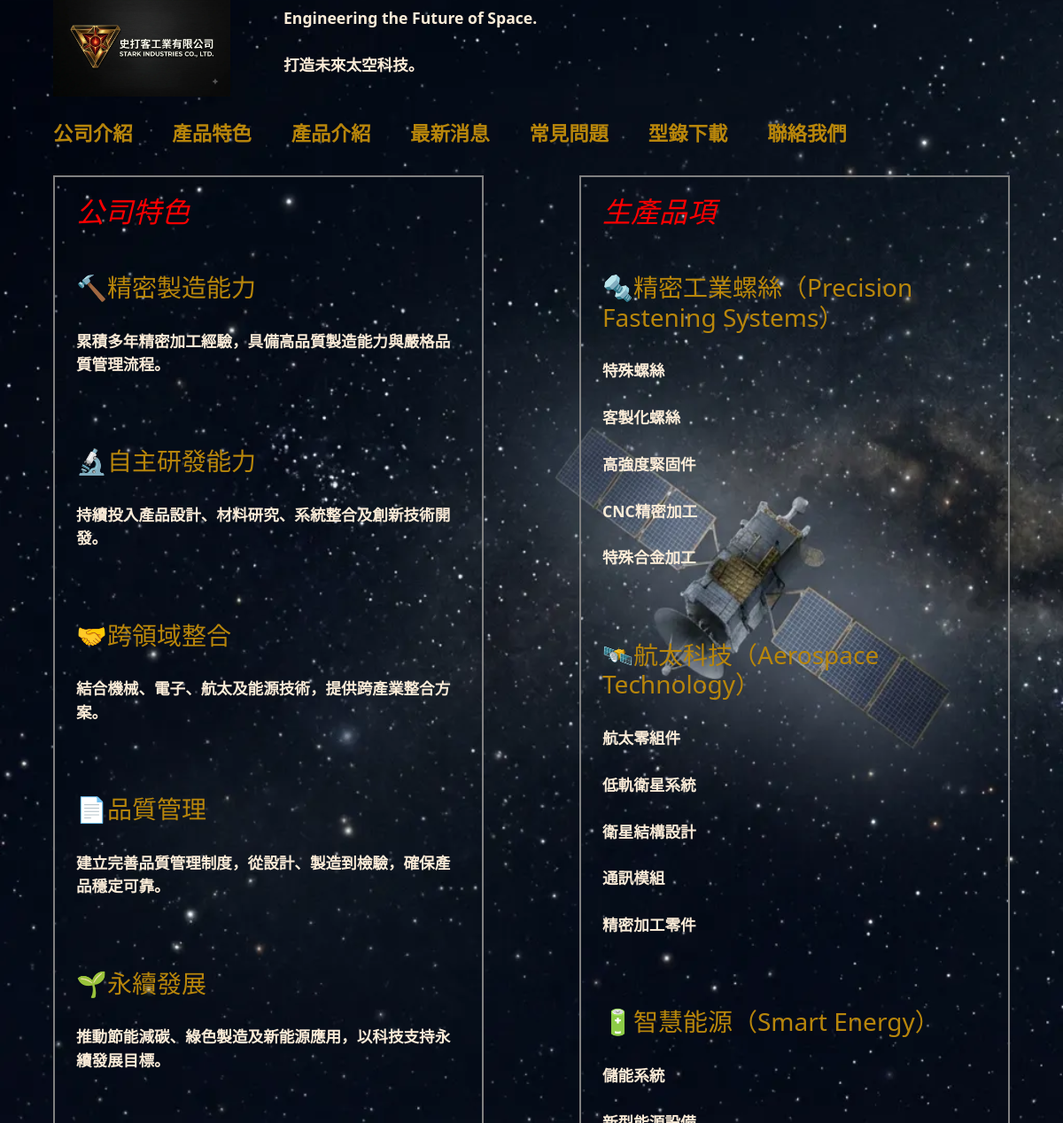
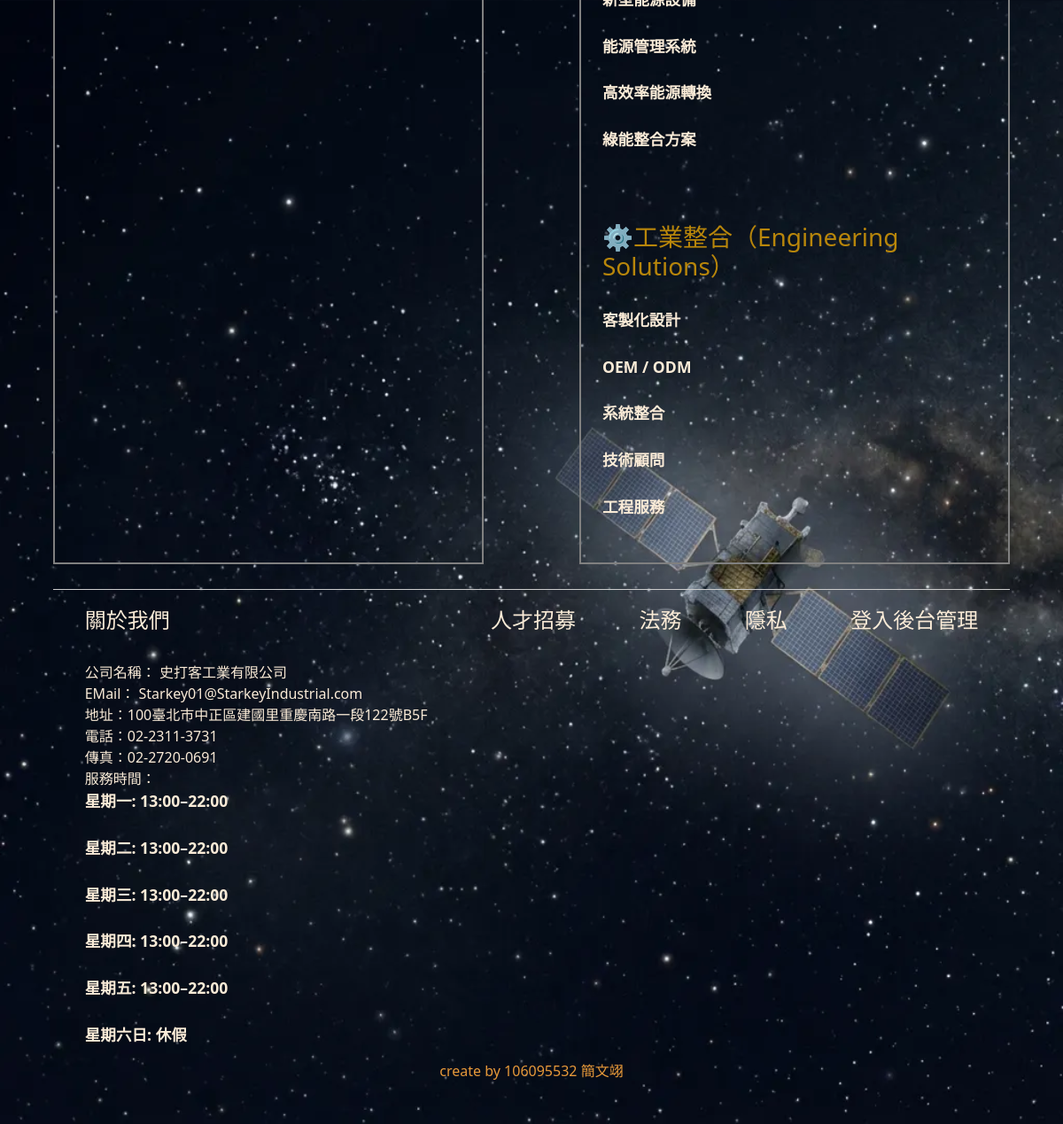
The app's page /features/ with its own data (2 pictures, top to bottom).
### internal/models.py (models this page shows, shortened)
class FeatureInfo(models.Model):
    featureinfoid = models.AutoField(primary_key=True)
    topic = models.ForeignKey('FeatureType', on_delete=models.CASCADE)
    title = models.TextField(null=False)
    content = models.TextField(null=False)
    addtime = models.BigIntegerField(editable=False)
    lastUpdate = models.BigIntegerField(editable=False)

class FeatureType(models.Model):
    featuretypeid = models.AutoField(primary_key=True)
    name = models.CharField(max_length=30, null=False)
    chinese_name = models.CharField(max_length=30, null=False)
    enable = models.BooleanField(default=True, null=False)

class Company(models.Model):
    name = models.CharField(max_length=30, primary_key=True)
    email = models.CharField(max_length=100, null=False)
    address = models.CharField(max_length=100, null=False)
    phone = models.CharField(max_length=20, null=False)
    fax = models.CharField(max_length=20)
    servicetime = models.TextField()

### index/views.py (the view)
# urls.py: path("features/", front.Features),
def Features(request):
    features = models.FeatureInfo.objects.all()
    features = [model_to_dict(featureRecord) for featureRecord in features]
    topics = models.FeatureType.objects.filter(enable=True)
    topics = [model_to_dict(topicRecord) for topicRecord in topics]
    brandSlogan, company = __templates()
    return render(request, "front_feature.htm", locals())

### index/views.py (called while the page is built)
def __templates():
    brandSlogans = models.FeatureInfo.objects.filter(topic_id=3)
    if len(brandSlogans) > 0:
        brandSlogan = brandSlogans[random.randint(0, len(brandSlogans)-1)].content
    else:
        brandSlogan = ""
    company = models.Company.objects.all().first()
    company = model_to_dict(company)
    return brandSlogan, company

### templates/front_feature.htm (shortened to what this page needs)
{% extends "front_template.htm" %}
{% load static %}
{% block content%}
 <div class="features-container">
  {% for topic in topics %}
    {% if topic.featuretypeid != 3 %}
    <div class="feature">
      <div class="featureItem">
      <h2>{{topic.chinese_name}}</h2>
      {% for row in features %}
       	{% if row.topic == topic.featuretypeid%}
        	<h3>{{row.title}}</h3>
        	<pre>{{row.content}}</pre><br />
        {% endif %}
      {% endfor %}
    </div>
  </div>
   {% endif %}
  {% endfor %}
  </div>
{% endblock%}

### templates/front_template.htm (shortened to what this page needs)
<!DOCTYPE html>
<html>
<head>
    <link href="https://cdn.jsdelivr.net/npm/bootstrap@5.3.8/dist/css/bootstrap.min.css" rel="stylesheet">
    {% load static %}
    <link href="{% static "css/front.css" %}" rel="stylesheet" type="text/css" />
</head>
<body>
   <div class="top">
     <div class="header">
      <a href="/" target="_self">
        <img src="{% static "img/structure/logo2.webp" %}" alt="logo" />
      </a>
      <div class="brandSlogan">
       <pre>{{brandSlogan}}</pre>
      </div>
     </div>
     <div class="nav">
      <a href="#" onclick="setIframe('index'); return false;" >公司介紹</a>
      <a href="#" onclick="setIframe('features'); return false;">產品特色</a>
      <a href="#" onclick="setIframe('products'); return false;" >產品介紹</a>
      <a href="#" onclick="setIframe('news'); return false;">最新消息</a>
      <a href="#" onclick="setIframe('faq'); return false;">常見問題</a>
      <a href="#" onclick="setIframe('downloads'); return false;">型錄下載</a>
      <a href="#" onclick="setIframe('contactus'); return false;" >聯絡我們</a>
    </div>
    </div>
    <div class="frontFrame">
        {% block content %}{% endblock %}
    </div>
    <footer>
      <div class="footer">
        <div class="footer-links">
          <div class="footer-info">
            <h4>關於我們</h4><br />
            <span>公司名稱： {{company.name}}</span> <br />
            <span>EMail： {{company.email}}</span> <br />
            <span>地址：{{company.address}}</span><br />
            <span>電話：{{company.phone}}</span><br />
            <span>傳真：{{company.fax}}</span><br />
            <span>服務時間：</span><br />
            <pre>{{company.servicetime}} </pre>
          </div>
          <div class="footer-info"><h4>人才招募</h4></div>
          <div class="footer-info"><h4>法務</h4></div>
          <div class="footer-info"><h4>隱私</h4></div>
          <div class="footer-info"><h4 onclick="setIframe('login');">登入後台管理</h4></div>
        </div>
        <div class="footer-author"><p>create by 106095532 簡文翊</p></div>
      </div>
    </footer>
</body>
</html>

### static/css/front.css (style rules this page uses)
* { box-sizing: border-box; margin: 0; padding: 0; color: antiquewhite; }
body { display: flex; flex-direction: column; width: 90%; margin: 0 auto; background-image: url(/static/img/structure/pexels.webp); background-repeat: round; }
h2 { color: red; margin: 20px 0; font-style: italic; }
h3 { color: darkgoldenrod; margin: 20px 0; }
p { font-size: 20px; color: rgb(231, 153, 58); }
pre { font-family: inherit; font-size: 1.1rem; font-weight: bold; white-space: pre-wrap; }
.top { width: 100%; }
.header { width: 100%; display: flex; align-items: center; gap: 5vw; margin-bottom: 25px; }
.header img { max-width: 200px; height: auto; }
.nav { display: flex; flex-wrap: wrap; gap: 2em; font-size: 1.4rem; margin-bottom: 30px; width: 100%; }
.nav a { text-decoration: none; color: darkgoldenrod; font-weight: bold; transition: color 0.2s; }
.frontFrame { width: 100%; margin-bottom: 20px; display: flex; flex-direction: column; gap: 40px; }
.footer { width: 100%; display: flex; flex-direction: column; align-items: center; padding: 20px 0; border-top: 1px solid #ccc; }
.footer-author { display: flex; margin-bottom: 12px; text-align: center; }
.footer-author p { font-size: 1rem; color: rgb(231, 153, 58); }
.footer-links { width: 100%; display: flex; justify-content: space-around; align-items: flex-start; font-size: 1rem; color: black; }
.footer-info { cursor: pointer; }
.features-container { display: flex; flex-wrap: wrap; justify-content: space-between; width: 100%; gap: 20px; }
.feature { width: 45%; display: flex; margin-bottom: 1vh; border: 2px solid gray; padding: 0 2vw; }
.featureItem { width:100%; display: flex; flex-direction: column; gap: 10px; }

### records on screen
FeatureInfo: content "Engineering the Future of Space. 打造未來太空科技。"
FeatureType: chinese_name "公司特色"
FeatureInfo: title "🔨精密製造能力", content "累積多年精密加工經驗，具備高品質製造能力與嚴格品質管理流程。"
FeatureInfo: title "🔬自主研發能力", content "持續投入產品設計、材料研究、系統整合及創新技術開發。"
FeatureInfo: title "🤝跨領域整合", content "結合機械、電子、航太及能源技術，提供跨產業整合方案。"
FeatureInfo: title "📄品質管理", content "建立完善品質管理制度，從設計、製造到檢驗，確保產品穩定可靠。"
FeatureInfo: title "🌱永續發展", content "推動節能減碳、綠色製造及新能源應用，以科技支持永續發展目標。"
FeatureType: chinese_name "生產品項"
FeatureInfo: title "🔩精密工業螺絲（Precision Fastening Systems）", content "特殊螺絲 客製化螺絲 高強度緊固件 CNC精密加工 特殊合金加工"
FeatureInfo: title "🛰航太科技（Aerospace Technology）", content "航太零組件 低軌衛星系統 衛星結構設計 通訊模組 精密加工零件"
FeatureInfo: title "🔋智慧能源（Smart Energy）", content "儲能系統 新型能源設備 能源管理系統 高效率能源轉換 綠能整合方案"
FeatureInfo: title "⚙️工業整合（Engineering Solutions）", content "客製化設計 OEM / ODM 系統整合 技術顧問 工程服務"
Company: name "史打客工業有限公司", email "Starkey01@StarkeyIndustrial.com", address "100臺北市中正區建國里重慶南路一段122號B5F", phone "02-2311-3731", fax "02-2720-0691", servicetime "星期一: 13:00–22:00 星期二: 13:00–22:00 星期三: 13:00–22:00 星期四: 13:00–22:00 星期五: 13:00–22:00 星期六日: 休假"
